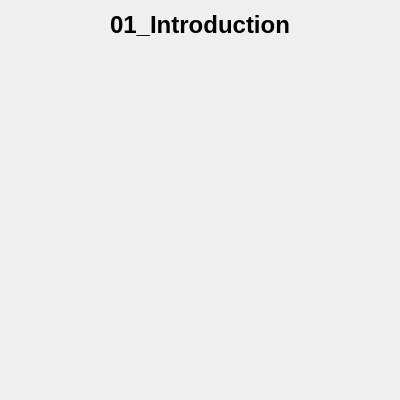
<?xml version="1.0" encoding="UTF-8"?>
<ui version="4.0">
 <class>window</class>
 <widget class="QWidget" name="window">
  <property name="geometry">
   <rect>
    <x>0</x>
    <y>0</y>
    <width>400</width>
    <height>400</height>
   </rect>
  </property>
  <property name="windowTitle">
   <string>window</string>
  </property>
  <layout class="QGridLayout" name="gridLayout">
   <item row="0" column="0">
    <widget class="QLabel" name="label">
     <property name="sizePolicy">
      <sizepolicy hsizetype="Preferred" vsizetype="Fixed">
       <horstretch>0</horstretch>
       <verstretch>0</verstretch>
      </sizepolicy>
     </property>
     <property name="font">
      <font>
       <pointsize>18</pointsize>
       <bold>true</bold>
      </font>
     </property>
     <property name="text">
      <string>01_Introduction</string>
     </property>
     <property name="alignment">
      <set>Qt::AlignCenter</set>
     </property>
    </widget>
   </item>
   <item row="1" column="0">
    <widget class="glWidget" name="widget" native="true"/>
   </item>
  </layout>
 </widget>
 <customwidgets>
  <customwidget>
   <class>glWidget</class>
   <extends>QWidget</extends>
   <header location="global">glwidget.h</header>
   <container>1</container>
  </customwidget>
 </customwidgets>
 <resources/>
 <connections/>
</ui>
